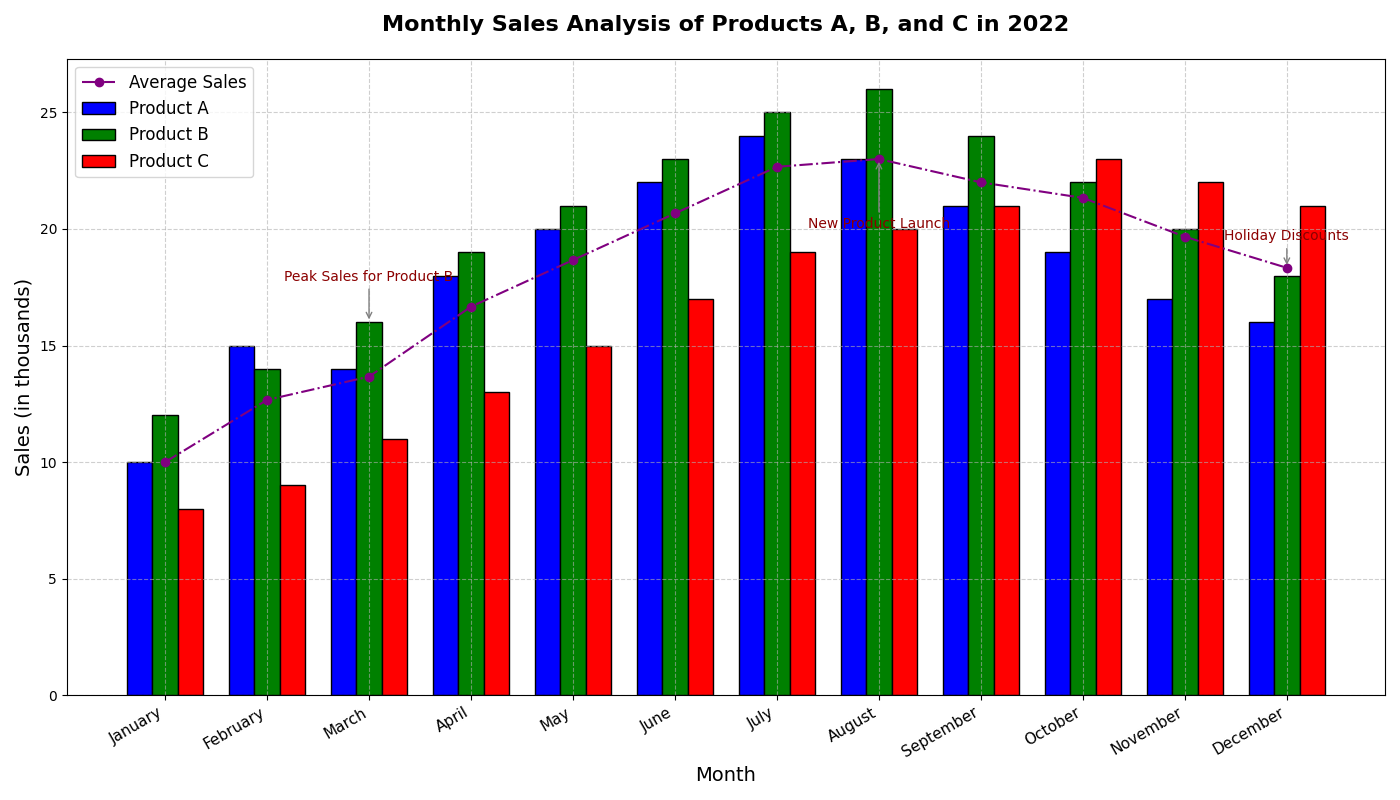

This chart was generated by the following Python code:
import matplotlib.pyplot as plt
import numpy as np

# Backstory: Our company is analyzing the monthly sales of three different products (A, B, and C) in 2022.
# We want to visualize the sales data to identify trends and patterns over the year.

# Define the months of the year
months = np.array([
    'January', 'February', 'March', 'April', 'May', 'June',
    'July', 'August', 'September', 'October', 'November', 'December'
])

# Sales data for three products (in thousands)
product_A_sales = np.array([10, 15, 14, 18, 20, 22, 24, 23, 21, 19, 17, 16])
product_B_sales = np.array([12, 14, 16, 19, 21, 23, 25, 26, 24, 22, 20, 18])
product_C_sales = np.array([8, 9, 11, 13, 15, 17, 19, 20, 21, 23, 22, 21])

# Define positions for each month on the x-axis
x_positions = np.arange(len(months))

# Create the bar chart with subplots
fig, ax = plt.subplots(figsize=(14, 8))

# Set bar width
bar_width = 0.25

# Plotting the sales data for each product
bars_A = ax.bar(x_positions - bar_width, product_A_sales, width=bar_width, label='Product A', color='blue', edgecolor='black')
bars_B = ax.bar(x_positions, product_B_sales, width=bar_width, label='Product B', color='green', edgecolor='black')
bars_C = ax.bar(x_positions + bar_width, product_C_sales, width=bar_width, label='Product C', color='red', edgecolor='black')

# Add annotations to indicate significant milestones
annotations = {
    'March': ('Peak Sales for Product B', (0, 30)),
    'August': ('New Product Launch', (0, -50)),
    'December': ('Holiday Discounts', (0, 20))
}

for month, (text, offset) in annotations.items():
    index = np.where(months == month)[0][0]
    target_sales = product_B_sales[index] if month == 'March' else sum([
        product_A_sales[index], product_B_sales[index], product_C_sales[index]
    ]) / 3.0
    ax.annotate(
        text, 
        (x_positions[index], target_sales), 
        xytext=offset, 
        textcoords='offset points', 
        arrowprops=dict(arrowstyle='->', color='grey'),
        ha='center', fontsize=10, color='darkred'
    )

# Titles and labels
ax.set_title("Monthly Sales Analysis of Products A, B, and C in 2022", fontsize=16, fontweight='bold', pad=20)
ax.set_xlabel("Month", fontsize=14)
ax.set_ylabel("Sales (in thousands)", fontsize=14)

# Set x-ticks and labels
ax.set_xticks(x_positions)
ax.set_xticklabels(months, fontsize=11, rotation=30, ha='right')

# Add legend and grid
ax.legend(fontsize=12, loc='upper left')
ax.grid(True, linestyle='--', alpha=0.6)

# Calculate the average sales line and plot it
average_sales = (product_A_sales + product_B_sales + product_C_sales) / 3
ax.plot(x_positions, average_sales, color='purple', linestyle='-.', marker='o', linewidth=1.5, label='Average Sales')
ax.legend(fontsize=12, loc='upper left')

# Automatically adjust layout to prevent overlap
plt.tight_layout()

# Display the plot
plt.show()
